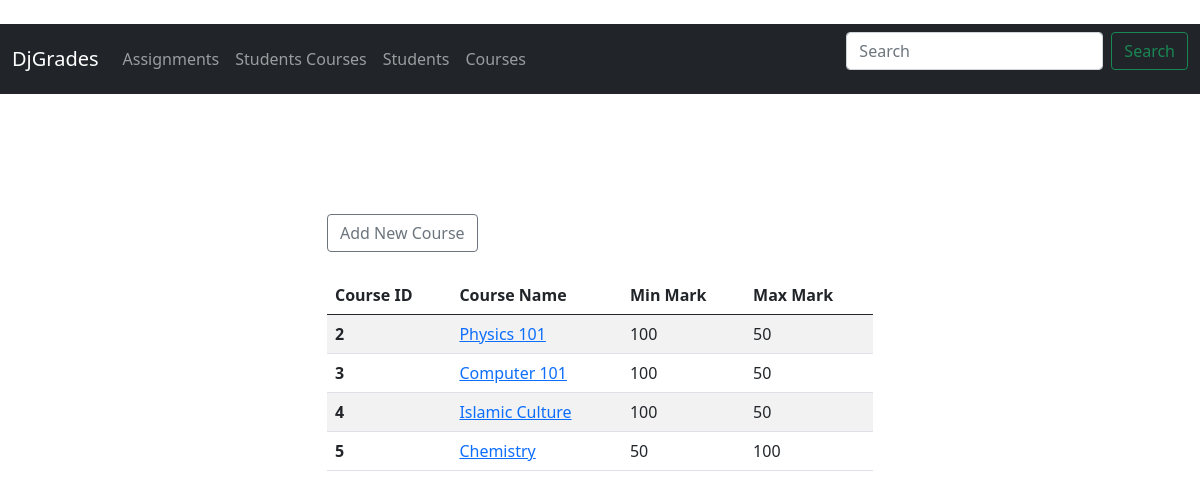
Screenshot of /all_courses with the database file from the repository.
### grades/models.py (models this page shows)
class Course(models.Model):
	name = models.CharField('Course Name', max_length=100)
	min_mark = models.IntegerField()
	max_mark = models.IntegerField()
	def __str__(self):
		return self.name

### grades/views.py (the view)
# urls.py: path('all_courses', views.all_courses, name='all_courses'),
def all_courses(request):
	courses_list = Course.objects.all()
	return render(request, 'courses/all_courses.html', {'courses_list': courses_list})

### grades/templates/courses/all_courses.html
{% extends 'base.html' %}
{% block content %}
	<br><br><br><br>
		<div class="row justify-content-center">
    		<div class="w-50">
    			<a class="btn btn-outline-secondary" href="{% url 'add_course' %}">Add New Course</a>
    			<br><br>
				<table class="table table-striped">
				  <thead>
				    <tr>
				      <th scope="col">Course ID</th>
				      <th scope="col">Course Name</th>
				      <th scope="col">Min Mark</th>
				      <th scope="col">Max Mark</th>
				    </tr>
				  </thead>
				  <tbody>
				  	{% for course in courses_list %}
				    <tr>
				      <th scope="row">{{ course.id }}</th>
				      <td>
				      	<a href="{% url 'course_details' course.id %}">{{ course }}</a>
				      </td>
				      <td>{{ course.min_mark }}</td>
				      <td>{{ course.max_mark }}</td>
				    </tr>
				    {% endfor %}
				  </tbody>
				</table>
			</div>
		</div>
{% endblock %}

### rows the page displays
Course: id "2", name "Physics 101", min_mark "100", max_mark "50"
Course: id "3", name "Computer 101", min_mark "100", max_mark "50"
Course: id "4", name "Islamic Culture", min_mark "100", max_mark "50"
Course: id "5", name "Chemistry", min_mark "50", max_mark "100"
